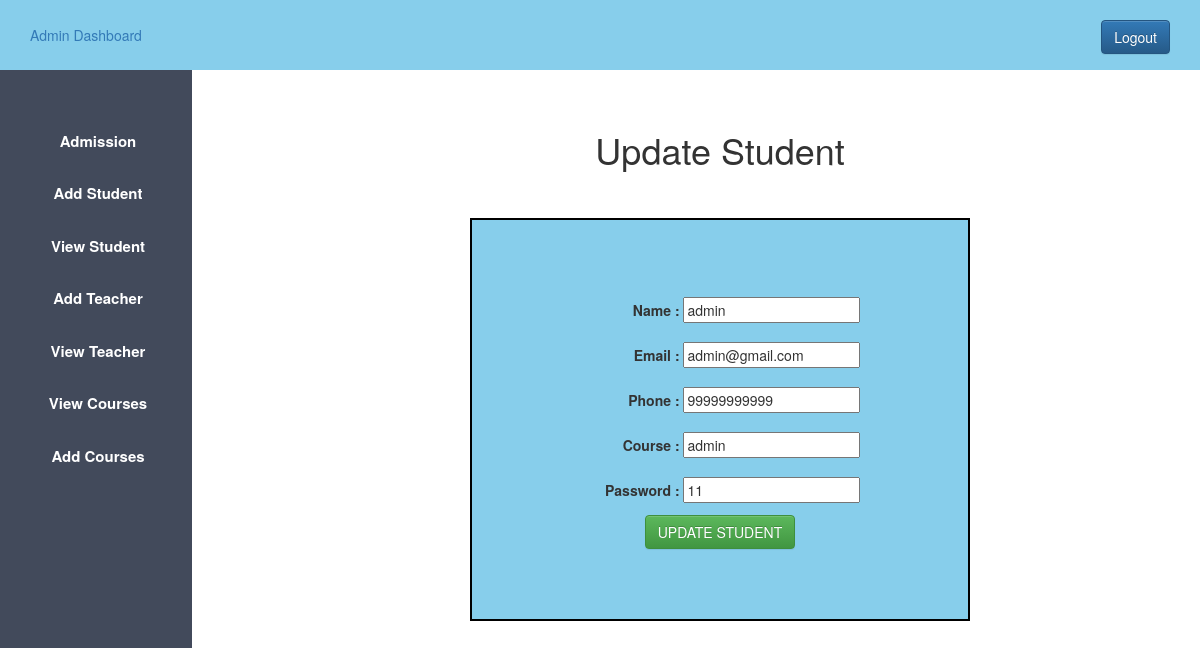
/update_student.php?student_id=1 (signed in), run on the app's committed database.
### tables this page shows
CREATE TABLE `user` (
  `id` int(11) NOT NULL,
  `username` varchar(50) DEFAULT NULL,
  `phone` varchar(30) DEFAULT NULL,
  `email` varchar(50) DEFAULT NULL,
  `course` varchar(80) DEFAULT NULL,
  `usertype` varchar(50) DEFAULT NULL,
  `password` varchar(50) DEFAULT NULL
);

### update_student.php (the view, shortened to what this page needs)
<?php
$host="localhost";
$user="root";
$password="";
$db="schoolproject";
$data=mysqli_connect($host,$user,$password,$db);
$id=$_GET['student_id'];
$sql="SELECT * FROM user WHERE id='$id' ";
$result=mysqli_query($data,$sql);
while($row=mysqli_fetch_assoc($result)){
    $name = $row["username"];
    $email = $row["email"];
    $phone = $row["phone"];
    $course = $row["course"];
    $password = $row["password"];
}
?>
<!DOCTYPE html>
<html lang="en">
<head>
    <link rel="stylesheet" href="form.css">
    <?php
    include 'admin_css.php';
    ?>
</head>
<body>
    <?php
    include 'admin_sidebar.php';
    ?>
    <div class="content">
        <center>
            <h1>Update Student</h1>
            <div class="div_deg">
                <form action="#" method="POST">
                <div>
                    <label for="name">Name : </label>
                    <input type="text" id="name" name="name" placeholder="Enter Your Name" value="<?php echo $name; ?>" required/>
                </div>
                <div>
                    <label for="email">Email : </label>
                    <input type="email" id="email" name="email" placeholder="Enter Your E-mail"
                    value="<?php echo $email;?>" required />
                </div>
                <div>
                    <label for="phone">Phone : </label>
                    <input type="tel" id="phone" name="phone" title="Enter in the format 123-45678" placeholder="Enter Phone Number" value="<?php echo $phone;?>" required/>
                </div>
                <div>
                    <label for="course">Course : </label>
                    <input type="text" id="course" name="course" placeholder="Enter Your Course" value="<?php echo $course;?>" required/>
                </div>
                <div>
                    <label for="password">Password :</label>
                    <input type="text" id="password" name="password" placeholder="Enter password"
                    value="<?php echo $password;?>" required/>
                </div>
                <div>
                    <input type="submit" name="update" value="UPDATE STUDENT" class="btn btn-success">
                </div>
            </div>
        </center>
    </div>
</body>
</html>

### form.css (style rules this page uses)
label { display: inline-block; width: 100px; text-align: right; padding-top: 10px; padding-bottom: 10px; }
.div_deg { background-color: skyblue; border: 2px solid black; width: 500px; padding:70px 0px 70px 0px; }

### admin.css (style rules this page uses)
* { margin: 0px; margin: 0px; }
.content { margin-left: 20%;; margin-top: 5%; margin-bottom: 20px; }
body { padding-top: 70px; }

### data on the page
user: name "admin", email "admin@gmail.com", phone "99999999999", course "admin", password "11"
